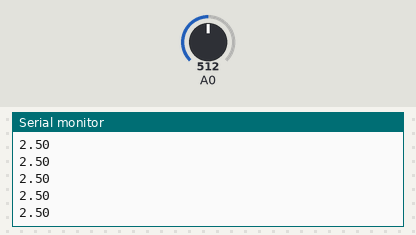
A sketch run on a simulated Arduino Uno, built with avr-gcc and run on an emulated ATmega328P. On the bench: the last lines printed to the serial monitor. The inputs (shaded band) are chosen by the test bench; at power-on: A0 = 512.

Above: at 1.2 s.
1.3 s: A0 set to 716
At 2.7 s:
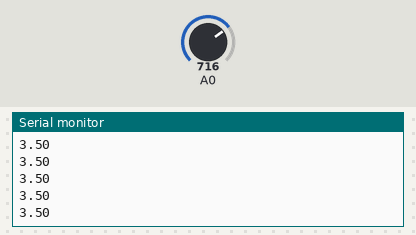
2.8 s: A0 set to 900
At 4.9 s:
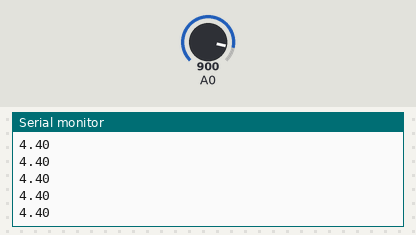
Timing chart, 0 to 6.4 s (numbered marks = the images above; inputs shaded):
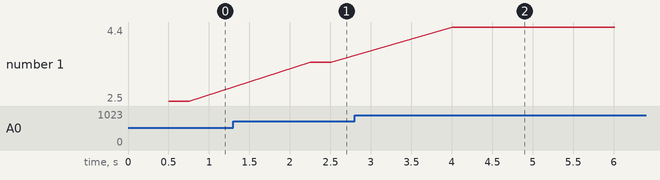

Measured:
- after the input at 1.3 s, the serial monitor: prints a new line after 0.95 s (image 1)
- after the input at 2.8 s, the serial monitor: prints a new line after 1.2 s (image 2)
- plotted number 1: 2.5 → 3.5 after the input at 1.3 s, 3.5 → 4.4 after the input at 2.8 s

The sketch:

slow_ADC_AnalogRead.ino
```cpp
// Exemplo de utilização do ADC do Arduino usando a função analogRead(),
// realizando as medições em uma taxa de amostragem conhecida.
//
// A IDE do Arduino fornece uma função pronta para uso do ADC,
// chamada analogRead(), que permite realizar medições em até
// 9615Hz, ou seja, 9615 medidas por segundo, aproximadamente.
//
// Criado por: Erick Dario León Bueno de Camargo, 2023

#define NRO_MEDIDAS 500

int vetor_medidas[NRO_MEDIDAS];

////////////////////////////////////////////////////////////////////////////////
// Realiza as medidas do ADC, guardando os valores medidos em vetor_medidas[].
void mede_adc(long frequencia){
  long atraso_us = (1000000.0/frequencia)-104.0; // A função analogRead() leva aprox. 104us para rodar
  if (atraso_us<0) atraso_us=0;
  for (int idx = 0; idx < NRO_MEDIDAS; idx++){
    vetor_medidas[idx] = analogRead(A0);
    if (atraso_us < 16000){
      delayMicroseconds(atraso_us);
    }
    else{
      delay(atraso_us/1000);
    }
  }
}

////////////////////////////////////////////////////////////////////////////////
// Esta função só roda uma vez, no início
void setup() {
  Serial.begin(115200);
  Serial.println("Configuracao_ok!");
}

////////////////////////////////////////////////////////////////////////////////
// Esta função se repete indefinidamente
void loop() {
  // realiza as medidas
  mede_adc(1000); // realiza as medidas a 1kHz, ou 1000Hz

  // envia as medidas pela porta serial
  for (int idx = 0; idx < NRO_MEDIDAS; idx++){
    float medida = vetor_medidas[idx]*5.0/1023.0;
    Serial.println(medida);
  }

  // aguarda 1 segundo (1000ms)
  delay(1000);
}
```
